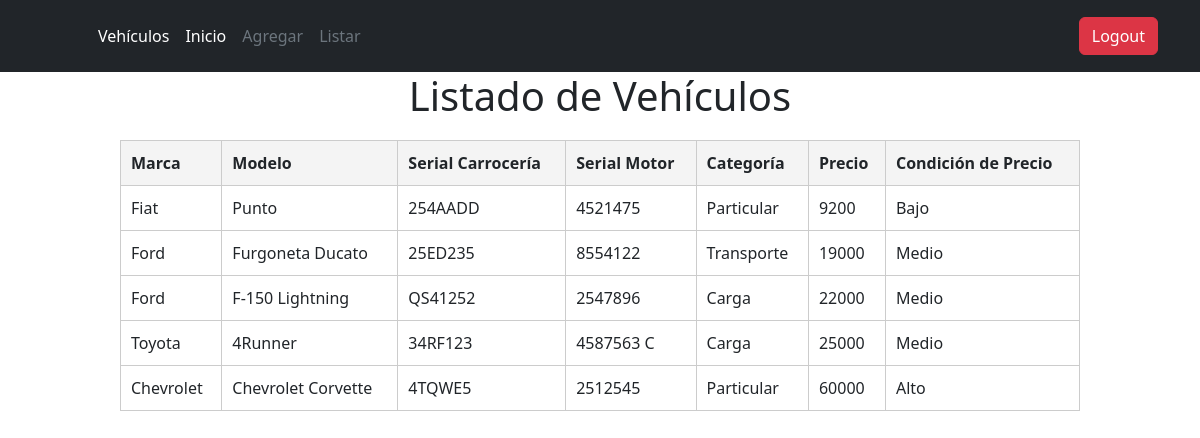
/vehiculos/list/ (signed in), run on the app's committed database.
### vehiculos/models.py (models this page shows, shortened)
class Vehiculo(models.Model):
    tipo_vehiculo = [
        ('Particular', 'Particular'),
        ('Transporte', 'Transporte'),
        ('Carga', 'Carga'),
    ]
    marcas = [
        ('Fiat', 'Fiat'),
        ('Chevrolet', 'Chevrolet'),
        ('Ford', 'Ford'),
        ('Toyota', 'Toyota'),
    ]
    marca = models.CharField(max_length=20, blank=False, null=False, choices=marcas, default='Ford')
    modelo = models.CharField(max_length=100, blank=False, null=False)
    serial_carroceria = models.CharField (max_length=50, blank=False, null=False)
    serial_motor = models.CharField (max_length=50, blank=False, null=False)
    categoria = models.CharField(max_length=50, blank=False, null=False, choices=tipo_vehiculo, default='Particular')
    precio = models.IntegerField(blank=False, null=False)
    fecha_creacion = models.DateTimeField(null=False, blank=False, auto_now_add=True)
    fecha_modificacion = models.DateTimeField(null=False, blank=False, auto_now_add=False, auto_now=True)
    def condicion_precio(self):
        if self.precio <= 10000:
            return 'Bajo'
        elif self.precio <= 30000:
            return 'Medio'
        else:
            return 'Alto'
    class Meta:
        permissions = [("can_edit_vehiculos", "Puede agregar, visualizar, modificar vehículos (no puede eliminar)")]
        ordering = ['precio']

### vehiculos/views.py (the view)
# urls.py: path('list/', views.VehiculosView.as_view(), name='lista_vehiculos'),
class VehiculosView(LoginRequiredMixin, ListView):
    model = Vehiculo
    template_name = "vehiculos/vehiculos.html"
    context_object_name = 'vehiculos'
    login_url = reverse_lazy('login')
    redirect_field_name = 'next'

### templates/vehiculos/vehiculos.html
{% extends "layouts/base.html" %}
{% block contenido %}
<header>
    <h1 class="text-center">Listado de Vehículos</h1>
</header>
<section id='lista_vehiculos'>
    <table>
        <thead>
            <tr>
                <th>Marca</th>
                <th>Modelo</th>
                <th>Serial Carrocería</th>
                <th>Serial Motor</th>
                <th>Categoría</th>
                <th>Precio</th>
                <th>Condición de Precio</th>
            </tr>
        </thead>
        <tbody>
            {% for vehiculo in vehiculos %}
                <tr>
                    <td>{{ vehiculo.marca }}</td>
                    <td>{{ vehiculo.modelo }}</td>
                    <td>{{ vehiculo.serial_carroceria }}</td>
                    <td>{{ vehiculo.serial_motor }}</td>
                    <td>{{ vehiculo.categoria }}</td>
                    <td>{{ vehiculo.precio }}</td>
                    <td>{{ vehiculo.condicion_precio }}</td>
                </tr>
            {% empty %}
                <tr>
                    <td colspan="6" style="text-align: center;">No hay vehículos disponibles.</td>
                </tr>
            {% endfor %}
        </tbody>
    </table>
</section>
{% endblock contenido %}

### templates/layouts/base.html (shortened to what this page needs)
{% load static %}
<!DOCTYPE html>
<html lang="es">
<head>
    <link href="https://cdn.jsdelivr.net/npm/bootstrap@5.3.3/dist/css/bootstrap.min.css" rel="stylesheet">
    <link rel="stylesheet" href="{% static "css/styles.css" %}">
</head>
<body>
    {% include "partials/navbar.html" %}
    {% block contenido %}
    {% endblock contenido %}
</body>
</html>

### templates/partials/navbar.html (shortened to what this page needs)
<header class="p-3 text-bg-dark">
    <div class="container">
      <div class="d-flex flex-wrap align-items-center justify-content-center justify-content-lg-start">
        <a href="/" class="d-flex align-items-center mb-2 mb-lg-0 text-white text-decoration-none">
          <svg class="bi me-2" width="40" height="32" role="img" aria-label="Bootstrap"><use xlink:href="#bootstrap"></use></svg>
        </a>
        <ul class="nav col-12 col-lg-auto me-lg-auto mb-2 justify-content-center mb-md-0">
          <li><a href="{% url "index" %}" class="nav-link px-2 text-white">Vehículos</a></li>
          <li><a href="{% url "index" %}" class="nav-link px-2 text-white">Inicio</a></li>
          {% if perms.vehiculos.add_vehiculo %}
          <li><a href="{% url "add_vehiculos" %}" class="nav-link px-2 text-secondary">Agregar</a></li>
          {% endif %}
          <li><a href="{% url "lista_vehiculos" %}" class="nav-link px-2 text-secondary">Listar</a></li>
        </ul>
        {% if user.is_authenticated %}
        <form method="post" action="{% url "logout" %}" class="ms-3">
            <button type="input" class="btn btn-danger">Logout</button>
        </form>
        {% endif %}
      </div>
    </div>
  </header>

### data on the page
Vehiculo: marca "Fiat", modelo "Punto", serial_carroceria "254AADD", serial_motor "4521475", categoria "Particular", precio "9200", condicion_precio "Bajo"
Vehiculo: marca "Ford", modelo "Furgoneta Ducato", serial_carroceria "25ED235", serial_motor "8554122", categoria "Transporte", precio "19000", condicion_precio "Medio"
Vehiculo: marca "Ford", modelo "F-150 Lightning", serial_carroceria "QS41252", serial_motor "2547896", categoria "Carga", precio "22000", condicion_precio "Medio"
Vehiculo: marca "Toyota", modelo "4Runner", serial_carroceria "34RF123", serial_motor "4587563 C", categoria "Carga", precio "25000", condicion_precio "Medio"
Vehiculo: marca "Chevrolet", modelo "Chevrolet Corvette", serial_carroceria "4TQWE5", serial_motor "2512545", categoria "Particular", precio "60000", condicion_precio "Alto"
